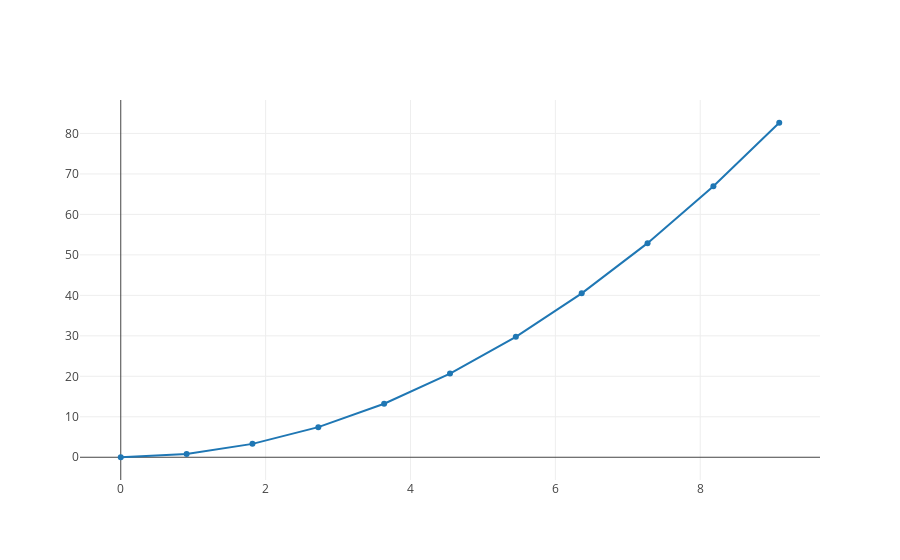

Write notebook code for a chart like this one.
### Code cell
// Copyright (c) 2023 Victor I. Afolabi
// 
// This software is released under the MIT License.
// https://opensource.org/licenses/MIT

let n: usize = 11;
let t: Array<f64, Ix1> = Array::range(0., 10., 10. / n as f64);
let ys: Array<f64, Ix1> = t.iter().map(|v| (*v).powf(2.)).collect();

let trace = Scatter::from_array(t, ys).mode(Mode::LinesMarkers);

let mut plot = Plot::new();
plot.add_trace(trace);
plot

### Figure 1 — Plotly figure (JSON) as saved in the notebook; plotly's stock layout.template omitted (floating-point values rounded to 4 significant figures)
{"data": [{"mode": "lines+markers", "type": "scatter", "x": [0, 0.9091, 1.818, 2.727, 3.636, 4.545, 5.455, 6.364, 7.273, 8.182, 9.091], "y": [0, 0.8264, 3.306, 7.438, 13.22, 20.66, 29.75, 40.5, 52.89, 66.94, 82.64]}], "layout": {}}
